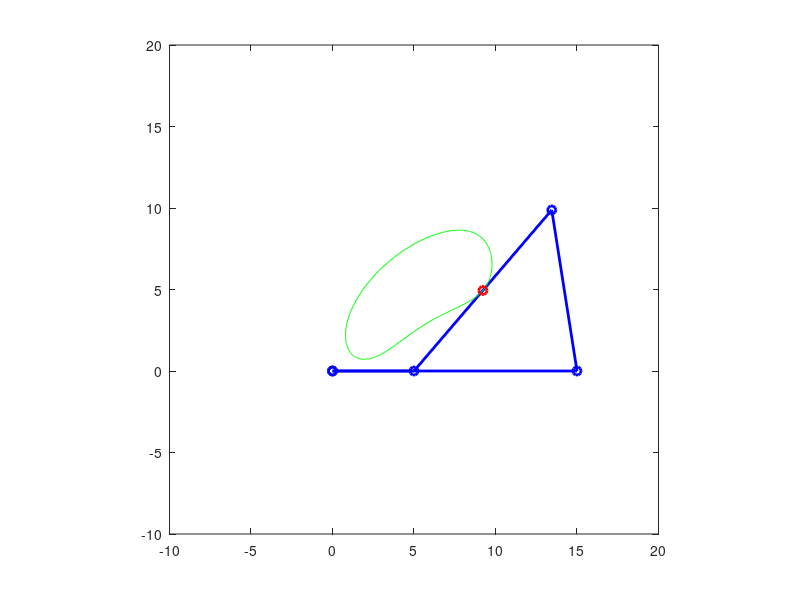

Here is the MATLAB script that generated this plot:
clc; clearvars;
a = 5; b = 13; c = 10; d = 15;
th_2 = 0:1:360;

Ax = a*cosd(th_2);
Ay = a*sind(th_2);
%%
for i = 1:length(th_2)
    S(i) = 0.5*(a^2-b^2+c^2-d^2)/(Ax(i)-d);
    P(i) = 1 + (Ay(i)^2/(Ax(i)-d)^2);
    Q(i) = 2*Ay(i)*(d-S(i))/(Ax(i)-d);
    R(i) = (d-S(i))^2-c^2;  
    
    By(i) = ((Q(i)^2-4*P(i)*R(i))^0.5 - Q(i))/2*P(i);
    Bx(i) = S(i)-Ay(i)*By(i)/(Ax(i)-d);    
    lx(i) = (Ax(i)+Bx(i))/2;
    ly(i) = (Ay(i)+By(i))/2;

    plot([0 Ax(i) Bx(i) d 0], [0 Ay(i) By(i) 0 0], 'b-o', 'LineWidth',2);
    hold on;
    plot( lx, ly, 'g');
    plot(lx(i), ly(i), 'r-o', 'LineWidth',2);
    hold off;
    axis([-10 20 -10 20]);
    axis("square");

    pause(0.001);

end

